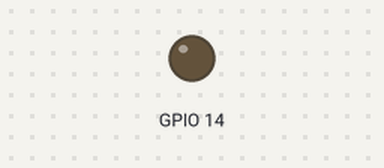
Bench run of a sketch on a simulated ESP8266 (NodeMCU). On the bench: output pins drawn as LEDs (lit = HIGH). WiFi joins after 1.5 s; servers stay silent unless stated; random numbers use the default seed unless the sketch sets one; no MQTT or app messages arrive unless stated; what the sketch prints to the serial monitor is not drawn.

Above: at 2.0 s.
At 8.0 s:
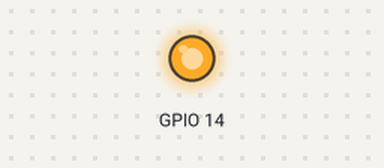
Timing chart, 0 to 17.1 s (numbered marks = the images above):
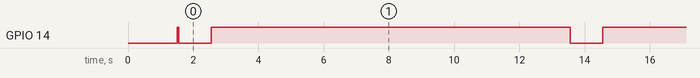

Measured:
- by itself, GPIO 14: alternates HIGH for 11.0 s and LOW for 1.0 s

The sketch:

Exemplo_ESP8266_WiFi_Mosquitto_Publicando_OTA_1_Topico.ino
```cpp
#include <ESP8266WiFi.h>
#include <PubSubClient.h>
#include <ESPAsyncWebServer.h>
#include <AsyncElegantOTA.h>

const char* ssid = "ssssssssssssssssssssssssssssss";
const char* password =  "ppppppppppppppppppppppppp";
//const char* mqtt_server = "192.168.1.65";      // Endereço do Mosquitto - Broker
const char* mqtt_server = "test.mosquitto.org";      // Endereço do Mosquitto - Broker
char msg[50];

WiFiClient espClient;
PubSubClient client(espClient);

AsyncWebServer server(80);

void setup(){
      Serial.begin(115200);
      pinMode(14,OUTPUT);
      digitalWrite(14,LOW);
      Serial.print("Conectando a Rede WiFi ");
      Serial.println(ssid);
      WiFi.begin(ssid, password);
      while (WiFi.status() != WL_CONNECTED) {
		    Serial.print('.');
        delay(500);
      }
       digitalWrite(14,HIGH);
       Serial.println("Conectado ");
       Serial.print("IP Address  ");
       Serial.println(WiFi.localIP());
       Serial.println("Conectando ao Mosquitto");
       client.setServer(mqtt_server, 1883);

      AsyncElegantOTA.begin(&server);    // Start ElegantOTA
      server.begin();
      Serial.println("OTA OK!!!");


}
void loop(){
    String temperatura =(String) random(10,45);
    temperatura.toCharArray(msg,temperatura.length()+1);
    publica(msg);
    digitalWrite(14,LOW);
    delay(1000);
    digitalWrite(14,HIGH);
    delay(1000);
    delay(10000);

}

void publica(char* msg){
  if (!client.connected()){
     conecta();
  }
     client.publish("temperatura_ambiente_01",msg,true);
     Serial.println("Mensagem publicada");
     //client.disconnect();   Utilizar quando for um publicação que independe do tempo, ex: invasão de ambiente

}
void conecta(){
  while (!client.connected()) {
    if (client.connect("Esp8266 Publicando","","","Controle_Comodo_01",1,false,"Fora do Ar")){
       Serial.println("Cliente Conectado ao Mosquitto");
    }
    else{
        Serial.println(client.state());
        delay(2000);
    }
  }
}
```
